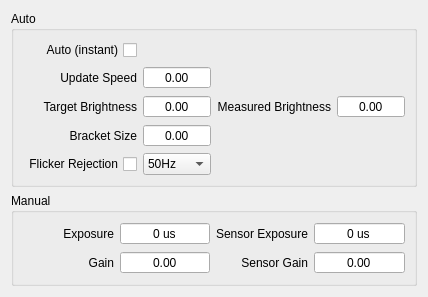
<?xml version="1.0" encoding="UTF-8"?>
<ui version="4.0">
 <class>Exposure</class>
 <widget class="QWidget" name="Exposure">
  <property name="geometry">
   <rect>
    <x>0</x>
    <y>0</y>
    <width>428</width>
    <height>296</height>
   </rect>
  </property>
  <property name="windowTitle">
   <string>Exposure</string>
  </property>
  <layout class="QGridLayout" name="gridLayout">
   <item row="0" column="0" colspan="2">
    <widget class="QGroupBox" name="auto_gb">
     <property name="title">
      <string>Auto</string>
     </property>
     <layout class="QGridLayout" name="gridLayout_2">
      <item row="2" column="2">
       <widget class="QLabel" name="label_8">
        <property name="text">
         <string>Measured Brightness</string>
        </property>
        <property name="alignment">
         <set>Qt::AlignRight|Qt::AlignTrailing|Qt::AlignVCenter</set>
        </property>
       </widget>
      </item>
      <item row="2" column="0">
       <widget class="QLabel" name="label_2">
        <property name="text">
         <string>Target Brightness</string>
        </property>
        <property name="alignment">
         <set>Qt::AlignRight|Qt::AlignTrailing|Qt::AlignVCenter</set>
        </property>
       </widget>
      </item>
      <item row="3" column="0">
       <widget class="QLabel" name="label_3">
        <property name="text">
         <string>Bracket Size</string>
        </property>
        <property name="alignment">
         <set>Qt::AlignRight|Qt::AlignTrailing|Qt::AlignVCenter</set>
        </property>
       </widget>
      </item>
      <item row="2" column="1">
       <widget class="QDoubleSpinBox" name="AE_targetBrightness_sb">
        <property name="alignment">
         <set>Qt::AlignCenter</set>
        </property>
        <property name="buttonSymbols">
         <enum>QAbstractSpinBox::NoButtons</enum>
        </property>
       </widget>
      </item>
      <item row="1" column="1">
       <widget class="QDoubleSpinBox" name="AE_updateSpeed_sb">
        <property name="alignment">
         <set>Qt::AlignCenter</set>
        </property>
        <property name="buttonSymbols">
         <enum>QAbstractSpinBox::NoButtons</enum>
        </property>
       </widget>
      </item>
      <item row="3" column="1">
       <widget class="QDoubleSpinBox" name="AE_bracketSize_sb">
        <property name="alignment">
         <set>Qt::AlignCenter</set>
        </property>
        <property name="buttonSymbols">
         <enum>QAbstractSpinBox::NoButtons</enum>
        </property>
       </widget>
      </item>
      <item row="1" column="0">
       <widget class="QLabel" name="label">
        <property name="text">
         <string>Update Speed</string>
        </property>
        <property name="alignment">
         <set>Qt::AlignRight|Qt::AlignTrailing|Qt::AlignVCenter</set>
        </property>
       </widget>
      </item>
      <item row="0" column="0">
       <widget class="QCheckBox" name="AE_enable_cb">
        <property name="layoutDirection">
         <enum>Qt::RightToLeft</enum>
        </property>
        <property name="text">
         <string>Auto (instant)</string>
        </property>
       </widget>
      </item>
      <item row="4" column="1">
       <widget class="QComboBox" name="AE_flickerRejectionHz_lb">
        <item>
         <property name="text">
          <string>50Hz</string>
         </property>
        </item>
        <item>
         <property name="text">
          <string>60Hz</string>
         </property>
        </item>
       </widget>
      </item>
      <item row="4" column="0">
       <widget class="QCheckBox" name="AE_flickerRejectionEnable_cb">
        <property name="layoutDirection">
         <enum>Qt::RightToLeft</enum>
        </property>
        <property name="text">
         <string>Flicker Rejection</string>
        </property>
       </widget>
      </item>
      <item row="2" column="3">
       <widget class="QDoubleSpinBox" name="AE_measuredBrightness_sb">
        <property name="alignment">
         <set>Qt::AlignCenter</set>
        </property>
        <property name="readOnly">
         <bool>true</bool>
        </property>
        <property name="buttonSymbols">
         <enum>QAbstractSpinBox::NoButtons</enum>
        </property>
       </widget>
      </item>
     </layout>
    </widget>
   </item>
   <item row="2" column="0" colspan="2">
    <spacer name="verticalSpacer">
     <property name="orientation">
      <enum>Qt::Vertical</enum>
     </property>
     <property name="sizeHint" stdset="0">
      <size>
       <width>20</width>
       <height>40</height>
      </size>
     </property>
    </spacer>
   </item>
   <item row="1" column="0" colspan="2">
    <widget class="QGroupBox" name="manual_gb">
     <property name="title">
      <string>Manual</string>
     </property>
     <layout class="QGridLayout" name="gridLayout_3">
      <item row="0" column="2">
       <widget class="QLabel" name="label_6">
        <property name="text">
         <string>Sensor Exposure</string>
        </property>
        <property name="alignment">
         <set>Qt::AlignRight|Qt::AlignTrailing|Qt::AlignVCenter</set>
        </property>
       </widget>
      </item>
      <item row="1" column="2">
       <widget class="QLabel" name="label_7">
        <property name="text">
         <string>Sensor Gain</string>
        </property>
        <property name="alignment">
         <set>Qt::AlignRight|Qt::AlignTrailing|Qt::AlignVCenter</set>
        </property>
       </widget>
      </item>
      <item row="0" column="0">
       <widget class="QLabel" name="label_4">
        <property name="text">
         <string>Exposure</string>
        </property>
        <property name="alignment">
         <set>Qt::AlignRight|Qt::AlignTrailing|Qt::AlignVCenter</set>
        </property>
       </widget>
      </item>
      <item row="1" column="0">
       <widget class="QLabel" name="label_5">
        <property name="text">
         <string>Gain</string>
        </property>
        <property name="alignment">
         <set>Qt::AlignRight|Qt::AlignTrailing|Qt::AlignVCenter</set>
        </property>
       </widget>
      </item>
      <item row="1" column="1">
       <widget class="QDoubleSpinBox" name="setGain_sb">
        <property name="alignment">
         <set>Qt::AlignCenter</set>
        </property>
        <property name="buttonSymbols">
         <enum>QAbstractSpinBox::NoButtons</enum>
        </property>
       </widget>
      </item>
      <item row="0" column="1">
       <widget class="QDoubleSpinBox" name="setExposure_sb">
        <property name="alignment">
         <set>Qt::AlignCenter</set>
        </property>
        <property name="buttonSymbols">
         <enum>QAbstractSpinBox::NoButtons</enum>
        </property>
        <property name="suffix">
         <string> us</string>
        </property>
        <property name="decimals">
         <number>0</number>
        </property>
       </widget>
      </item>
      <item row="0" column="3">
       <widget class="QDoubleSpinBox" name="sensorExposure_sb">
        <property name="alignment">
         <set>Qt::AlignCenter</set>
        </property>
        <property name="readOnly">
         <bool>true</bool>
        </property>
        <property name="buttonSymbols">
         <enum>QAbstractSpinBox::NoButtons</enum>
        </property>
        <property name="suffix">
         <string> us</string>
        </property>
        <property name="decimals">
         <number>0</number>
        </property>
       </widget>
      </item>
      <item row="1" column="3">
       <widget class="QDoubleSpinBox" name="sensorGain_sb">
        <property name="alignment">
         <set>Qt::AlignCenter</set>
        </property>
        <property name="readOnly">
         <bool>true</bool>
        </property>
        <property name="buttonSymbols">
         <enum>QAbstractSpinBox::NoButtons</enum>
        </property>
       </widget>
      </item>
     </layout>
    </widget>
   </item>
  </layout>
 </widget>
 <tabstops>
  <tabstop>AE_enable_cb</tabstop>
  <tabstop>AE_updateSpeed_sb</tabstop>
  <tabstop>AE_targetBrightness_sb</tabstop>
  <tabstop>AE_measuredBrightness_sb</tabstop>
  <tabstop>AE_bracketSize_sb</tabstop>
  <tabstop>AE_flickerRejectionEnable_cb</tabstop>
  <tabstop>AE_flickerRejectionHz_lb</tabstop>
  <tabstop>setExposure_sb</tabstop>
  <tabstop>sensorExposure_sb</tabstop>
  <tabstop>setGain_sb</tabstop>
  <tabstop>sensorGain_sb</tabstop>
 </tabstops>
 <resources/>
 <connections/>
</ui>
